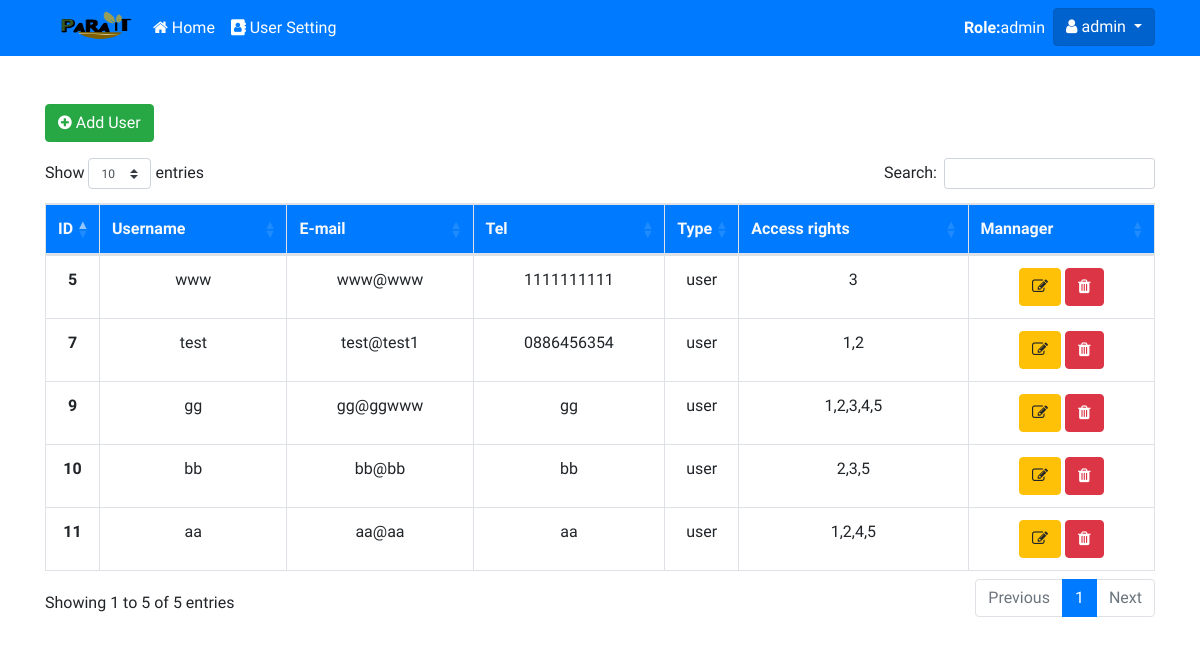
/admin/show_user.php (signed in), run on the app's committed database.
### tables this page shows
CREATE TABLE `tbl_user` (
  `u_id` int(10) NOT NULL,
  `u_user` varchar(255) NOT NULL,
  `u_pass` varchar(255) NOT NULL,
  `u_email` varchar(255) NOT NULL,
  `u_tel` varchar(10) NOT NULL,
  `u_type` enum('admin','user') NOT NULL DEFAULT 'user',
  `u_permission` varchar(100) NOT NULL
);

### functions.php (called while the page is built, shortened)
<?php
class dbcon
{
    public function __construct()
    {
        $this->dbcon = new mysqli(DB_SERVER, DB_USER, DB_PASS, DB_NAME);
    }
    function fetch_user()
    {
        $result = $this->dbcon->query("SELECT * FROM tbl_user WHERE u_type='user' ");
        return $result;
    }
}

### admin/show_user.php (the view, shortened to what this page needs)
<?php include_once('header.php');
?>
<link rel="stylesheet" href="https://cdn.datatables.net/1.10.21/css/dataTables.bootstrap4.min.css">
</head>
<body>
    <?php require_once('import_navbar.php'); ?>
    <div class="container mt-5">
        <a href="add_user.php"><button class="btn btn-success mb-3"><i class="fa fa-plus-circle" aria-hidden="true"></i> Add User</button></a>
        <table id="example" class="table table-bordered table-responsive" width="100%">
            <thead class="thead bg-primary text-light">
                <tr>
                    <th scope="col" width="1%">ID</th>
                    <th scope="col">Username</th>
                    <th scope="col">E-mail</th>
                    <th scope="col">Tel</th>
                    <th scope="col" width="1%">Type</th>
                    <th scope="col">Access rights</th>
                    <th scope="col">Mannager</th>
                </tr>
            </thead>
            <tbody>
                <?php
                $obj_dbcon = new dbcon;
                $get_user = $obj_dbcon->fetch_user();
                while ($row_user = $get_user->fetch_array()) {
                ?>
                    <tr>
                        <th scope="row"><?php echo $row_user['u_id']; ?></th>
                        <td><?php echo $row_user['u_user']; ?></td>
                        <td><?php echo $row_user['u_email']; ?></td>
                        <td><?php echo $row_user['u_tel']; ?></td>
                        <td><?php echo $row_user['u_type']; ?></td>
                        <td><?php echo $row_user['u_permission']; ?></td>
                        <td>
                            <a href="edit_user.php?u_id=<?php echo $row_user['u_id']; ?>"><button class="btn btn-warning"><i class="fa fa-pencil-square-o" aria-hidden="true"></i></button></a>
                            <a href="?action=del&u_id=<?php echo $row_user['u_id']; ?>" onclick="return confirm('ยืนยันการลบ?');" ><button class="btn btn-danger"><i class="fa fa-trash" aria-hidden="true"></i></button></a>
                        </td>
                    </tr>
                <?php } ?>
            </tbody>
        </table>
    </div>
</body>
</html>

### css/style.css (style rules this page uses)
body { font-family: 'Sarabun', sans-serif; }
tr,td ,th > #show_device { text-align: center; vertical-align: middle; }

### data on the page
tbl_user: u_id "5", u_user "www", u_email "www@www", u_tel "1111111111", u_type "user", u_permission "3"
tbl_user: u_id "7", u_user "test", u_email "test@test1", u_tel "0886456354", u_type "user", u_permission "1,2"
tbl_user: u_id "9", u_user "gg", u_email "gg@ggwww", u_tel "gg", u_type "user", u_permission "1,2,3,4,5"
tbl_user: u_id "10", u_user "bb", u_email "bb@bb", u_tel "bb", u_type "user", u_permission "2,3,5"
tbl_user: u_id "11", u_user "aa", u_email "aa@aa", u_tel "aa", u_type "user", u_permission "1,2,4,5"

### other printed values
$_SESSION['sess_u_type'] "admin"
$_SESSION['sess_u_user'] "admin"
